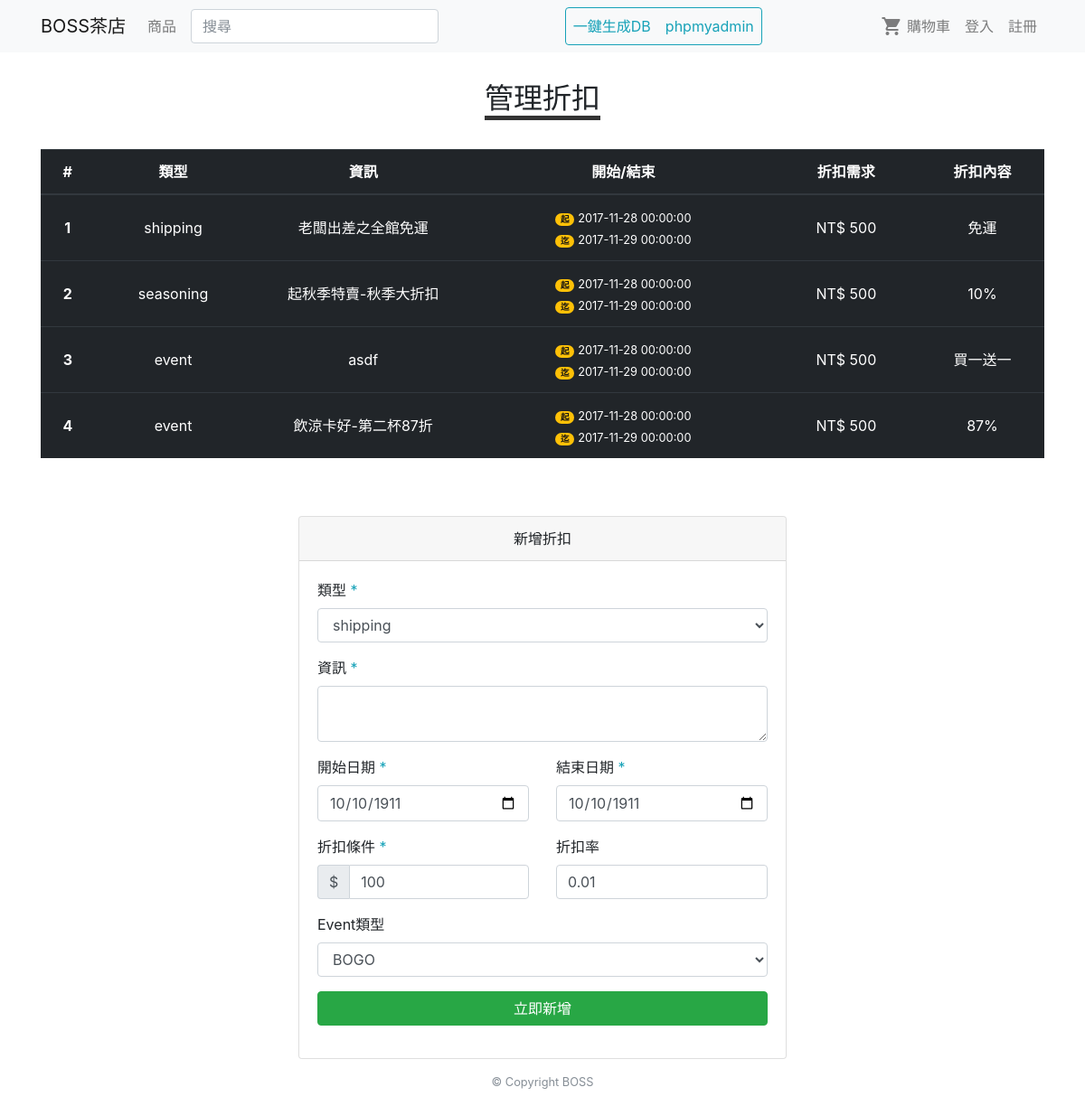
Page /discount_list.php on the earlier database version.
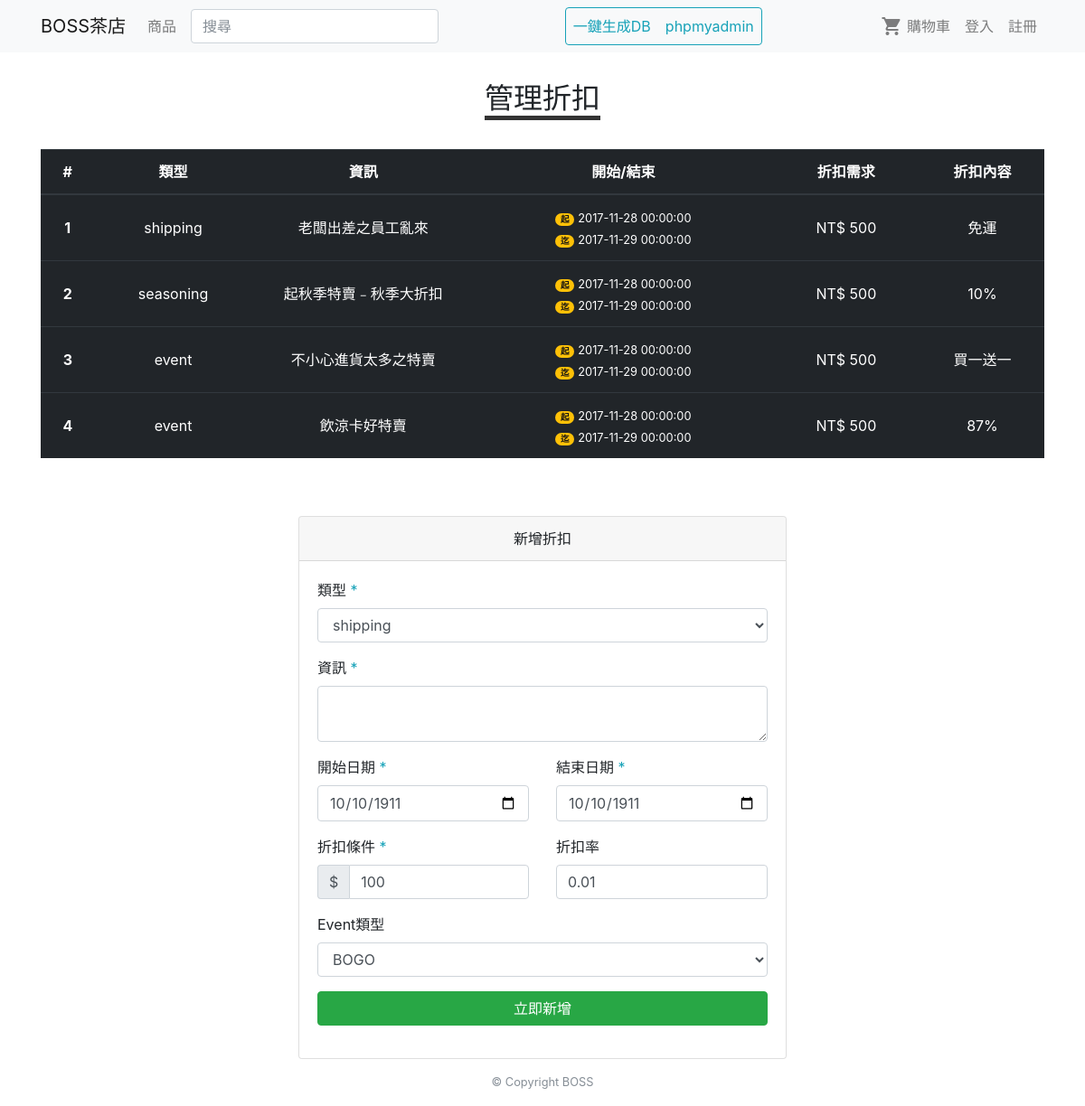
Same page on the later database version.
### tables this page shows
CREATE TABLE DISCOUNT (
  ID INT(7) UNSIGNED AUTO_INCREMENT PRIMARY KEY,
  Type ENUM('shipping', 'seasoning', 'event'),
  PeriodFrom DATETIME NOT NULL,
  PeriodTo DATETIME NOT NULL,
  Requirement INT(7) UNSIGNED,
  Rate DOUBLE(3,3) NOT NULL,
  Info VARCHAR(100) NOT NULL,
  EventType ENUM('BOGO', 'discount')
);

### verification.php (called while the page is built, shortened)
<?php
$user_position='G';

### discount_list.php (the view, shortened to what this page needs)
<!DOCTYPE html>
<html>
<head>
  <?php include('style.php') ?>
</head>
<body>
  <?php include('nav.php') ?>
  <div class="container my-3">
    <div class="row">
      <div class="col-12 text-center">
        <h2 class="d-inline-block my-3" style="border-bottom:5px #333 solid;">管理折扣</h2>
        <table class="table table-hover table-dark my-3 ">
          <thead>
            <tr>
              <th scope="col" style="width:2rem;">#</th>
              <th scope="col" style="width:5rem;">類型</th>
              <th scope="col" style="width:9rem;">資訊</th>
              <th scope="col" style="width:12rem;">開始/結束</th>
              <th scope="col" style="width:6rem;">折扣需求</th>
              <th scope="col" style="width:5rem;">折扣內容</th>
            </tr>
          </thead>
          <tbody>
            <?php
            $sql = 'SELECT * FROM DISCOUNT';
            $result = $conn->query($sql);
            while($rows = mysqli_fetch_array($result))
            {
              echo '<tr style="cursor: pointer;" onclick="location.href=\'discount_list_detail.php?ID=' . $rows['ID'].'\'">';
              echo '<th scope="row" class="align-middle">'.$rows['ID'].'</th>';
              $Type = ($rows['EventType']=='event')?'-'.$rows['EventType']:'';
              echo '<td class="align-middle">'.$rows['Type'].$Type.'</td>';
              echo '<td class="align-middle">'.$rows['Info'].'</td>';
              echo '<td class="align-middle"><small><span class="badge badge-pill badge-warning mr-1">起</span>'.$rows['PeriodFrom'].'<br><span class="badge badge-pill badge-warning mr-1">迄</span>'.$rows['PeriodTo'].'</small></td>';
              echo '<td class="align-middle">NT$ '.$rows['Requirement'].'</td>';
              if($rows['Type']=='shipping'){
                $RateText='免運';
              }else if($rows['EventType']=='BOGO'){
                $RateText='買一送一';
              }else{
                $RateText=($rows['Rate']*100).'%';
              }
              echo '<td class="align-middle">'. $RateText.'</td>';
              echo '</tr>';
            }
            ?>
          </tbody>
        </table>
      </div>
      <div class="col-6 offset-3 mt-5">
        <div class="card">
          <div class="card-header text-center">新增折扣</div>
          <div class="card-body">
            <form class="row" action="discount_list_new_add.php" method="post" enctype="multipart/form-data" >
              <div class="col-12 form-group">
                <label for="">類型 <span class="text-info">*</span></label>
                <select class="form-control" name="Type" required>
                  <option value="shipping">shipping</option>
                </select>
              </div>
              <div class="col-12 form-group">
                <label for="">資訊 <span class="text-info">*</span></label>
                <textarea type="text" value="admin" name="Info" placeholder="" maxlength="100" class="form-control" rows="2" required></textarea>
              </div>
              <div class="col-12 col-lg-6 form-group">
                <label for="">開始日期 <span class="text-info">*</span></label>
                <input type="date" value="1911-10-10" name="PeriodFrom" class="form-control" >
              </div>
              <div class="col-12 col-lg-6 form-group">
                <label for="">結束日期 <span class="text-info">*</span></label>
                <input type="date" value="1911-10-10" name="PeriodTo" class="form-control" >
              </div>
              <div class="col-12 col-lg-6 form-group">
                <label for="">折扣條件 <span class="text-info">*</span></label>
                <div class="input-group">
                  <span class="input-group-addon">$</span>
                  <input type="number" value="100" name="Requirement" min="1" class="form-control" >
                </div>
              </div>
              <div class="col-12 col-lg-6 form-group">
                <label for="">折扣率</label>
                <input type="number" value="0.01" name="Rate" step="0.01" min="0.01" max="0.99" class="form-control" >
              </div>
              <div class="col-12 form-group">
                <label for="">Event類型</label>
                <select class="form-control" name="EventType" required>
                  <option value="BOGO">BOGO</option>
                </select>
              </div>
              <div class="col-12 form-group">
                <button class="btn btn-success btn-block" type="submit" >立即新增</button>
              </div>
            </form>
          </div>
        </div>
      </div>
    </div>
  </div>
  <?php include('footer.php') ?>
</body>
</html>

### style.php
<link rel="stylesheet" href="css/bootstrap.min.css">
<link rel="stylesheet" href="css/material-icon.css" >
<link rel="stylesheet" href="css/style.css">
<link rel="stylesheet" href="css/animation.css">

### nav.php (shortened to what this page needs)
<?php
$this_page = pathinfo($_SERVER['PHP_SELF'])['filename']
?>
<?php
  include('verification.php');
  $login_display = isset($_SESSION['ID'])?'d-none ':'';
  $reg_display   = isset($_SESSION['ID'])?'d-none ':'';
  $customer_display  = ($user_position=='C'||$user_position=='G')?'':'d-none ';
?>
<nav class="navbar navbar-expand-lg navbar-light bg-light sticky-top">
  <div class="container">
    <a class="navbar-brand" href="index.php">BOSS茶店</a>
    <div class="collapse navbar-collapse" id="navbarSupportedContent">
      <ul class="navbar-nav mr-auto">
        <li class="nav-item <?php echo ($this_page =='product')?'active':''; ?>">
          <a class="nav-link " href="product.php">商品</a>
        </li>
        <form class="form-inline mx-0 mx-lg-2 my-2 my-lg-0" method="get" action="product.php">
          <input class="form-control mr-sm-2" type="search" placeholder="搜尋" name="search" required>
        </form>
      </ul>
      <?php
      if(debug_mode){
        echo '<ul class="navbar-nav border border-info rounded ">
        <li class="nav-item">
        <a class="nav-link text-info" href="db.php">一鍵生成DB</a>
        </li>
        <li class="nav-item">
        <a class="nav-link text-info" target="_blank" href="http://localhost/phpmyadmin/">phpmyadmin</a>
        </li>
        </ul>';
      }
      ?>
      <ul class="navbar-nav ml-auto">
        <li class="nav-item <?php echo ($this_page =='cart')?'active ':'' ?> <?php echo $customer_display; ?>">
          <a class="nav-link" href="cart.php"><i class="material-icons">shopping_cart</i> 購物車</a>
        </li>
        <li class="nav-item <?php echo ($this_page =='login')?'active ':'' ?> <?php echo $login_display ?>">
          <a class="nav-link" href="login.php">登入</a>
        </li>
        <li class="nav-item <?php echo ($this_page =='reg')?'active ':'' ?> <?php echo $reg_display ?>">
          <a class="nav-link" href="reg.php">註冊</a>
        </li>
      </ul>
    </div>
  </div>
</nav>

### footer.php (shortened to what this page needs)
<div class="container mt-3">
  <div class="row">
    <div class="col-12">
      <small>
        <p class="text-muted text-center">© Copyright BOSS</p>
      </small>
    </div>
  </div>
</div>

### css/style.css (style rules this page uses)
.material-icons { vertical-align: bottom; }

Differences in the rows shown:
changed discount "shipping": Info "老闆出差之全館免運" → "老闆出差之員工亂來"
changed discount "seasoning": Info "起秋季特賣-秋季大折扣" → "起秋季特賣﹣秋季大折扣"
changed discount "買一送一": Info "asdf" → "不小心進貨太多之特賣"
changed discount id 4: Info "飲涼卡好-第二杯87折" → "飲涼卡好特賣"
